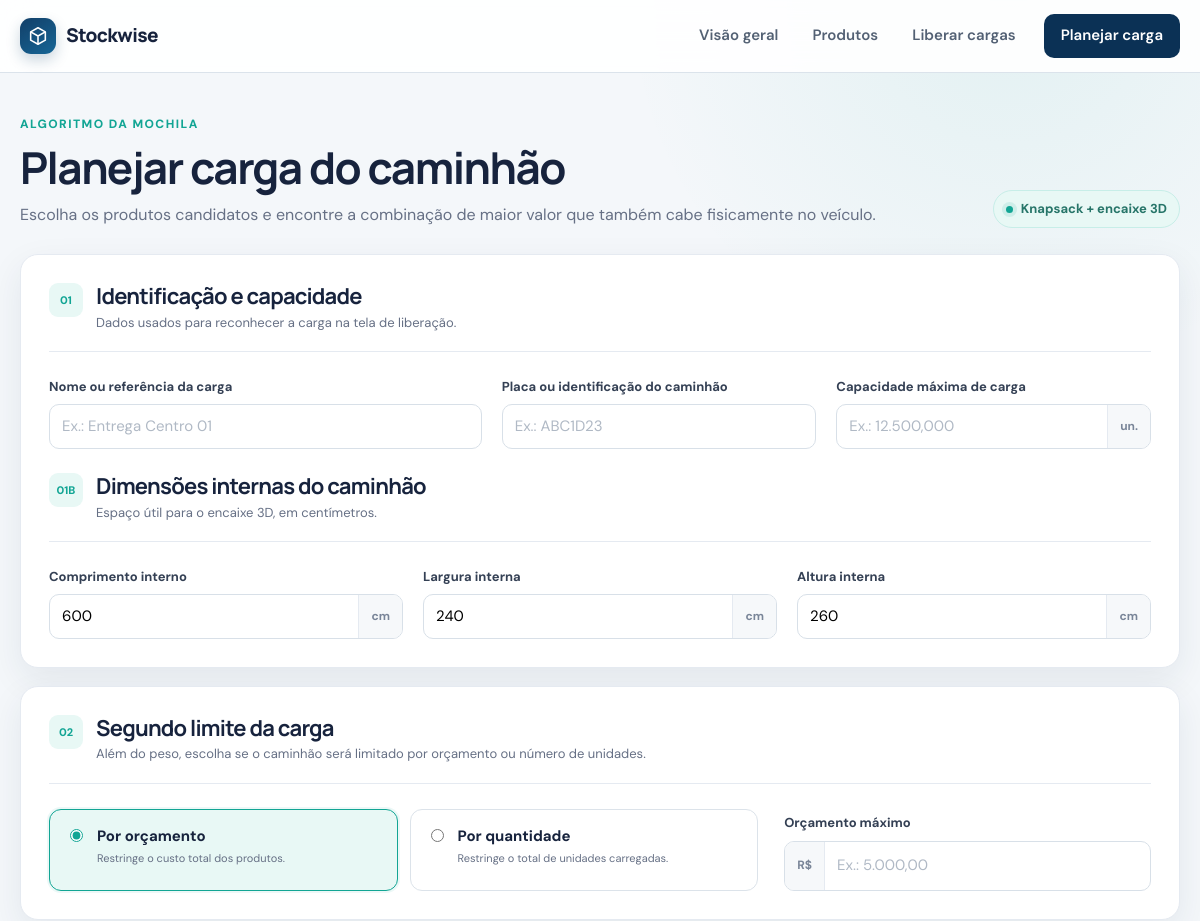
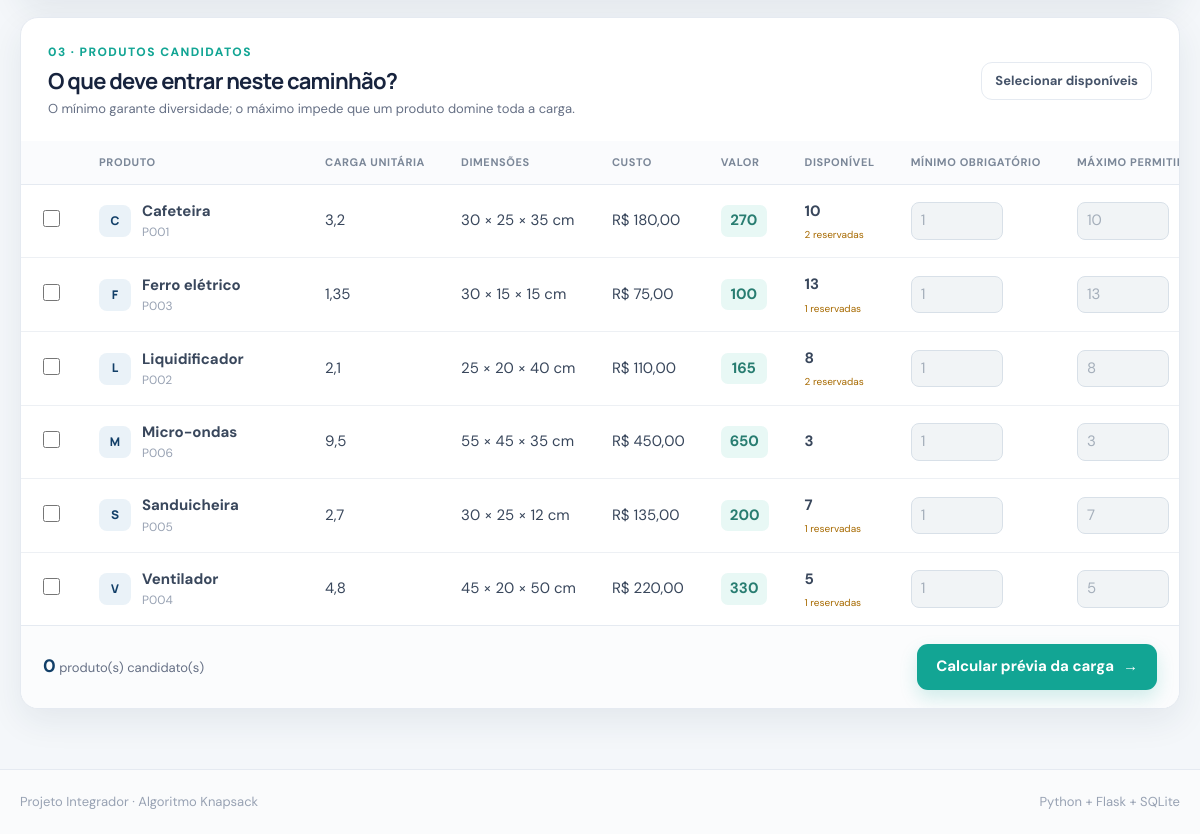
The app's page /loads/plan with its own data (2 pictures, top to bottom).
### tables this page shows
CREATE TABLE products (
    id INTEGER PRIMARY KEY AUTOINCREMENT,
    code TEXT NOT NULL COLLATE NOCASE UNIQUE,
    name TEXT NOT NULL,
    weight_milli INTEGER NOT NULL CHECK (weight_milli > 0),
    cost_cents INTEGER NOT NULL CHECK (cost_cents >= 0),
    value_units INTEGER NOT NULL CHECK (value_units >= 0),
    quantity INTEGER NOT NULL CHECK (quantity >= 0),
    created_at TEXT NOT NULL DEFAULT CURRENT_TIMESTAMP,
    updated_at TEXT NOT NULL DEFAULT CURRENT_TIMESTAMP
, "length_centimeters" INTEGER NOT NULL DEFAULT 100, "width_centimeters" INTEGER NOT NULL DEFAULT 100, "height_centimeters" INTEGER NOT NULL DEFAULT 100);

### app.py (the view, shortened to what this page needs)
    @app.route("/loads/plan", methods=("GET", "POST"))
    def load_plan():
        products_available = get_available_products()
        form = load_form_from_request(products_available)
        result = None
        return render_template(
            "load_plan.html",
            form=form,
            result=result,
            products=products_available,
        )

### app.py (called while the page is built)
def get_db() -> sqlite3.Connection:
    if "db" not in g:
        g.db = sqlite3.connect(
            current_database_path(),
            detect_types=sqlite3.PARSE_DECLTYPES,
        )
        g.db.row_factory = sqlite3.Row
        g.db.execute("PRAGMA foreign_keys = ON")
    return g.db

def get_loads_db() -> sqlite3.Connection:
    if "loads_db" not in g:
        g.loads_db = sqlite3.connect(
            current_loads_database_path(),
            detect_types=sqlite3.PARSE_DECLTYPES,
        )
        g.loads_db.row_factory = sqlite3.Row
        g.loads_db.execute("PRAGMA foreign_keys = ON")
    return g.loads_db

def current_database_path() -> str:
    from flask import current_app
    return current_app.config["DATABASE"]

def current_loads_database_path() -> str:
    from flask import current_app
    return current_app.config["LOADS_DATABASE"]

def reserved_quantities() -> dict[int, int]:
    rows = get_loads_db().execute(
        """
        SELECT product_id, COALESCE(SUM(quantity), 0) AS reserved
        FROM load_items
        GROUP BY product_id
        """
    ).fetchall()
    return {int(row["product_id"]): int(row["reserved"]) for row in rows}

def enrich_products_with_availability(rows: Iterable[Any]) -> list[dict[str, Any]]:
    reservations = reserved_quantities()
    enriched = []
    for row in rows:
        product = dict(row)
        product["reserved"] = reservations.get(int(product["id"]), 0)
        product["available"] = max(
            0, int(product["quantity"]) - int(product["reserved"])
        )
        enriched.append(product)
    return enriched

def get_available_products() -> list[dict[str, Any]]:
    rows = get_db().execute(
        "SELECT * FROM products ORDER BY name COLLATE NOCASE"
    ).fetchall()
    return enrich_products_with_availability(rows)

def format_money(value: int) -> str:
    number = Decimal(value) / MONEY_SCALE
    formatted = f"{number:,.2f}"
    return "R$ " + formatted.replace(",", "_").replace(".", ",").replace("_", ".")

def format_weight(value: int) -> str:
    number = Decimal(value) / WEIGHT_SCALE
    formatted = f"{number:,.3f}".rstrip("0").rstrip(".")
    return formatted.replace(",", "_").replace(".", ",").replace("_", ".")

def format_dimension(value: int) -> str:
    number = Decimal(value) / DIMENSION_SCALE
    formatted = f"{number:,.2f}".rstrip("0").rstrip(".")
    return formatted.replace(",", "_").replace(".", ",").replace("_", ".")

### templates/load_plan.html (shortened to what this page needs)
{% extends "base.html" %}
{% block content %}
<div class="page-heading">
    <div>
        <span class="eyebrow">Algoritmo da Mochila</span>
        <h1>Planejar carga do caminhão</h1>
        <p>Escolha os produtos candidatos e encontre a combinação de maior valor que também cabe fisicamente no veículo.</p>
    </div>
    <span class="algorithm-badge"><span></span> Knapsack + encaixe 3D</span>
</div>
<form id="load-plan-form" method="post" class="load-plan-form">
    <section class="panel form-card">
        <div class="form-section-heading">
            <span class="section-number">01</span>
            <div><h2>Identificação e capacidade</h2><p>Dados usados para reconhecer a carga na tela de liberação.</p></div>
        </div>
        <div class="form-grid three-columns load-basics-grid">
            <div class="field">
                <label for="name">Nome ou referência da carga</label>
                <input id="name" name="name" maxlength="100" value="{{ form['name'] }}" placeholder="Ex.: Entrega Centro 01" required autofocus>
            </div>
            <div class="field">
                <label for="truck_identifier">Placa ou identificação do caminhão</label>
                <input id="truck_identifier" name="truck_identifier" maxlength="60" value="{{ form['truck_identifier'] }}" placeholder="Ex.: ABC1D23" required>
            </div>
            <div class="field">
                <label for="max_weight">Capacidade máxima de carga</label>
                <div class="input-suffix"><input id="max_weight" name="max_weight" inputmode="decimal" value="{{ form['max_weight'] }}" placeholder="Ex.: 12.500,000" required><span>un.</span></div>
            </div>
        </div>
        <div class="form-section-heading compact-heading">
            <span class="section-number">01B</span>
            <div><h2>Dimensões internas do caminhão</h2><p>Espaço útil para o encaixe 3D, em centímetros.</p></div>
        </div>
        <div class="form-grid three-columns">
            <div class="field"><label for="truck_length">Comprimento interno</label><div class="input-suffix"><input id="truck_length" name="truck_length" inputmode="decimal" value="{{ form['truck_length'] }}" placeholder="Ex.: 600,00" required><span>cm</span></div></div>
            <div class="field"><label for="truck_width">Largura interna</label><div class="input-suffix"><input id="truck_width" name="truck_width" inputmode="decimal" value="{{ form['truck_width'] }}" placeholder="Ex.: 240,00" required><span>cm</span></div></div>
            <div class="field"><label for="truck_height">Altura interna</label><div class="input-suffix"><input id="truck_height" name="truck_height" inputmode="decimal" value="{{ form['truck_height'] }}" placeholder="Ex.: 260,00" required><span>cm</span></div></div>
        </div>
    </section>
    <section class="panel form-card">
        <div class="form-section-heading">
            <span class="section-number">02</span>
            <div><h2>Segundo limite da carga</h2><p>Além do peso, escolha se o caminhão será limitado por orçamento ou número de unidades.</p></div>
        </div>
        <div class="constraint-layout" data-constraint-controller>
            <div class="constraint-options" role="radiogroup" aria-label="Tipo do segundo limite">
                <label class="constraint-option">
                    <input type="radio" name="constraint_mode" value="budget" {{ 'checked' if form['constraint_mode'] == 'budget' else '' }}>
                    <span><strong>Por orçamento</strong><small>Restringe o custo total dos produtos.</small></span>
                </label>
                <label class="constraint-option">
                    <input type="radio" name="constraint_mode" value="quantity" {{ 'checked' if form['constraint_mode'] == 'quantity' else '' }}>
                    <span><strong>Por quantidade</strong><small>Restringe o total de unidades carregadas.</small></span>
                </label>
            </div>
            <div class="constraint-field">
                <div class="field mode-field" data-mode-field="budget" {{ 'hidden' if form['constraint_mode'] != 'budget' else '' }}>
                    <label for="max_budget">Orçamento máximo</label>
                    <div class="input-prefix large"><span>R$</span><input id="max_budget" name="max_budget" inputmode="decimal" value="{{ form['max_budget'] }}" placeholder="Ex.: 5.000,00"></div>
                </div>
            </div>
        </div>
    </section>
    <section class="panel product-selector" data-product-selector>
        <div class="panel-heading selector-heading">
            <div><span class="eyebrow">03 · Produtos candidatos</span><h2>O que deve entrar neste caminhão?</h2><p>O mínimo garante diversidade; o máximo impede que um produto domine toda a carga.</p></div>
            <button class="button button-secondary button-small" type="button" data-select-all>Selecionar disponíveis</button>
        </div>
        {% if products %}
            <div class="table-scroll">
                <table class="selection-table">
                    <thead><tr><th class="check-column"><span class="sr-only">Selecionar</span></th><th>Produto</th><th>Carga unitária</th><th>Dimensões</th><th>Custo</th><th>Valor</th><th>Disponível</th><th>Mínimo obrigatório</th><th>Máximo permitido</th></tr></thead>
                    <tbody>
                        {% for product in products %}
                            {% set selected = product['id'] in form['selected_ids'] %}
                            <tr class="{{ 'unavailable-row' if product['available'] == 0 else '' }}" data-product-row>
                                <td class="check-column"><input class="product-checkbox" type="checkbox" id="include_{{ product['id'] }}" name="include_{{ product['id'] }}" value="1" {{ 'checked' if selected else '' }} {{ 'disabled' if product['available'] == 0 else '' }} data-product-checkbox></td>
                                <td><label class="product-cell selectable-product" for="include_{{ product['id'] }}"><span class="product-avatar small">{{ product['name'][0]|upper }}</span><span><strong>{{ product['name'] }}</strong><small>{{ product['code'] }}</small></span></label></td>
                                <td>{{ product['weight_milli']|weight }}</td>
                                <td>{{ product['length_centimeters']|dimension }} × {{ product['width_centimeters']|dimension }} × {{ product['height_centimeters']|dimension }} cm</td>
                                <td>{{ product['cost_cents']|money }}</td>
                                <td><span class="score-badge">{{ product['value_units']|score }}</span></td>
                                <td><strong>{{ product['available'] }}</strong>{% if product['reserved'] %}<small class="reserved-note">{{ product['reserved'] }} reservadas</small>{% endif %}</td>
                                <td><input class="limit-input" aria-label="Mínimo de {{ product['name'] }}" name="min_{{ product['id'] }}" type="number" min="0" max="{{ product['available'] }}" step="1" value="{{ form['minimums'].get(product['id'], 1) }}" {{ 'disabled' if not selected else '' }} data-min-input></td>
                                <td><input class="limit-input" aria-label="Máximo de {{ product['name'] }}" name="max_{{ product['id'] }}" type="number" min="1" max="{{ product['available'] }}" step="1" value="{{ form['maximums'].get(product['id'], product['available']) }}" {{ 'disabled' if not selected else '' }} data-max-input></td>
                            </tr>
                        {% endfor %}
                    </tbody>
                </table>
            </div>
            <div class="selector-footer">
                <span><strong data-selected-count>{{ form['selected_ids']|length }}</strong> produto(s) candidato(s)</span>
                <button class="button button-primary" type="submit" name="action" value="calculate">Calcular prévia da carga <span aria-hidden="true">→</span></button>
            </div>
        {% else %}
            <div class="empty-state"><span class="empty-icon">□</span><h3>Nenhum produto cadastrado</h3><p>Cadastre o inventário antes de planejar a primeira carga.</p><a class="button button-primary" href="{{ url_for('product_new') }}">Cadastrar produto</a></div>
        {% endif %}
    </section>
</form>
{% endblock %}

### records on screen
products: name "C", name "Cafeteira", code "P001", weight_milli|weight "3,2", length_centimeters|dimension "30", width_centimeters|dimension "25", height_centimeters|dimension "35", cost_cents "R$ 180,00", value_units|score "270", available "10", reserved "2", minimums.get "1"
products: name "F", name "Ferro elétrico", code "P003", weight_milli|weight "1,35", length_centimeters|dimension "30", width_centimeters|dimension "15", height_centimeters|dimension "15", cost_cents "R$ 75,00", value_units|score "100", available "13", reserved "1", minimums.get "1"
products: name "L", name "Liquidificador", code "P002", weight_milli|weight "2,1", length_centimeters|dimension "25", width_centimeters|dimension "20", height_centimeters|dimension "40", cost_cents "R$ 110,00", value_units|score "165", available "8", reserved "2", minimums.get "1"
products: name "M", name "Micro-ondas", code "P006", weight_milli|weight "9,5", length_centimeters|dimension "55", width_centimeters|dimension "45", height_centimeters|dimension "35", cost_cents "R$ 450,00", value_units|score "650", available "3", minimums.get "1"
products: name "S", name "Sanduicheira", code "P005", weight_milli|weight "2,7", length_centimeters|dimension "30", width_centimeters|dimension "25", height_centimeters|dimension "12", cost_cents "R$ 135,00", value_units|score "200", available "7", reserved "1", minimums.get "1"
products: name "V", name "Ventilador", code "P004", weight_milli|weight "4,8", length_centimeters|dimension "45", width_centimeters|dimension "20", height_centimeters|dimension "50", cost_cents "R$ 220,00", value_units|score "330", available "5", reserved "1", minimums.get "1"
